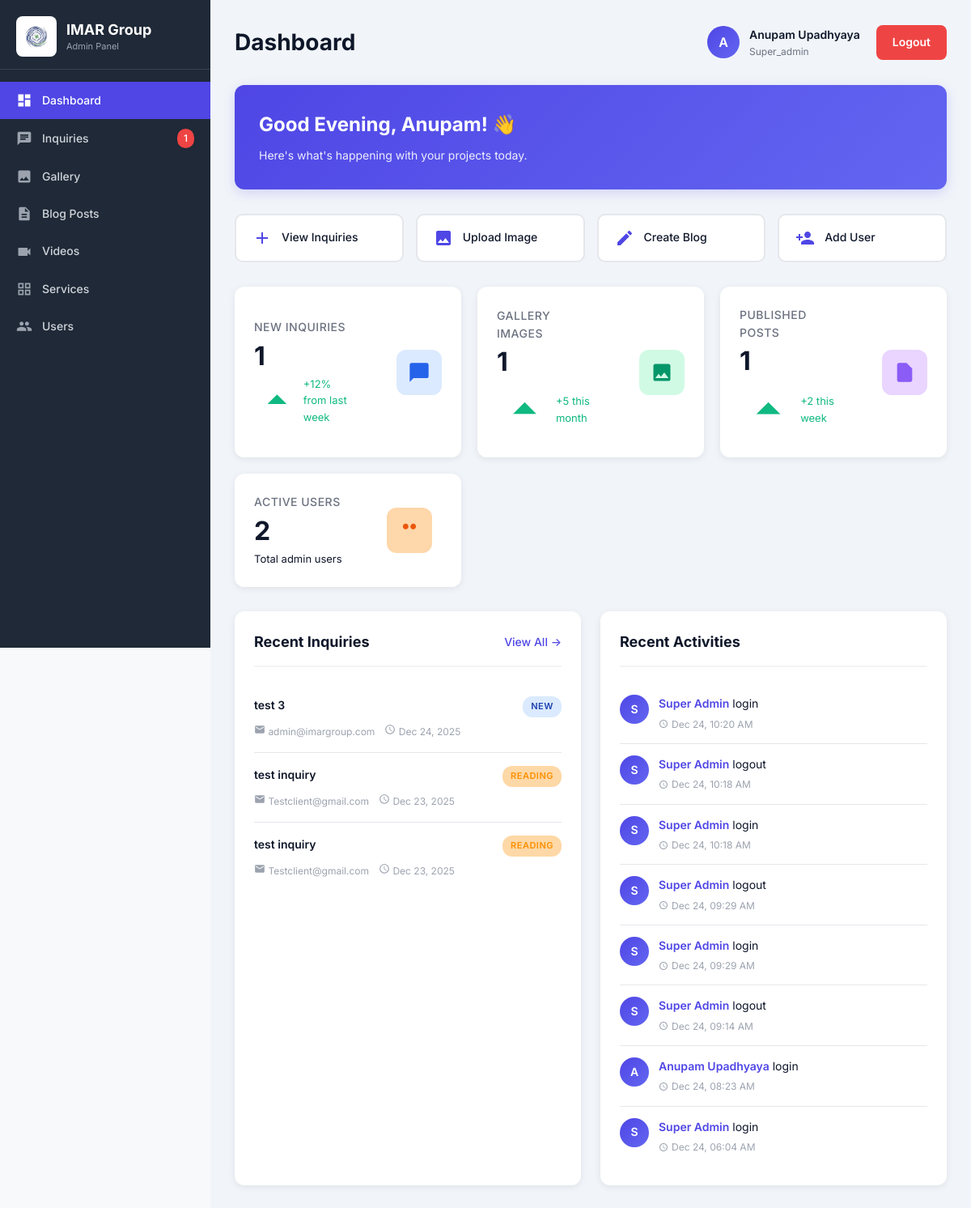
Page /admin/dashboard.php (signed in) on the committed database.
### tables this page shows
CREATE TABLE `inquiries` (
  `id` int(11) NOT NULL,
  `first_name` varchar(50) NOT NULL,
  `last_name` varchar(50) NOT NULL,
  `email` varchar(100) NOT NULL,
  `phone` varchar(20) NOT NULL,
  `appointment_date` date DEFAULT NULL,
  `message` text NOT NULL,
  `ip_address` varchar(45) DEFAULT NULL,
  `user_agent` text DEFAULT NULL,
  `status` enum('new','reading','responded') NOT NULL DEFAULT 'new',
  `created_at` timestamp NOT NULL DEFAULT current_timestamp(),
  `updated_at` timestamp NOT NULL DEFAULT current_timestamp() ON UPDATE current_timestamp(),
  `read_at` datetime DEFAULT NULL,
  `admin_notes` text DEFAULT NULL
);

CREATE TABLE `activity_logs` (
  `id` int(11) NOT NULL,
  `admin_id` int(11) DEFAULT NULL,
  `action` varchar(100) NOT NULL,
  `table_affected` varchar(50) DEFAULT NULL,
  `record_id` int(11) DEFAULT NULL,
  `details` text DEFAULT NULL,
  `old_values` text DEFAULT NULL,
  `new_values` text DEFAULT NULL,
  `ip_address` varchar(45) DEFAULT NULL,
  `user_agent` text DEFAULT NULL,
  `created_at` timestamp NOT NULL DEFAULT current_timestamp()
);

### admin/dashboard.php (the view, shortened to what the rows shown need)
<?php
require_once '../config/config.php';
$admin_name = $_SESSION['admin_name'] ?? 'Admin';
$recent_inquiries = [];
$result = $conn->query("
    SELECT
        id,
        CONCAT(first_name, ' ', last_name) AS name,
        email,
        status,
        created_at
    FROM inquiries
    ORDER BY created_at DESC
    LIMIT 5
");
while ($row = $result->fetch_assoc()) {
    $recent_inquiries[] = $row;
}
$recent_activities = [];
$result = $conn->query("
    SELECT al.action, al.table_affected, al.created_at, a.name as full_name
    FROM activity_logs al
    LEFT JOIN admin_users a ON al.admin_id = a.id
    ORDER BY al.created_at DESC
    LIMIT 8
");
while ($row = $result->fetch_assoc()) {
    $recent_activities[] = $row;
}
$hour = date('H');
if ($hour < 12) {
    $greeting = 'Good Morning';
} elseif ($hour < 18) {
    $greeting = 'Good Afternoon';
} else {
    $greeting = 'Good Evening';
}
?>
<!DOCTYPE html>
<html lang="en">
<head>
    <link rel="stylesheet" href="../css/styles.css">
    <link rel="stylesheet" href="../css/dashboard.css">
</head>
<body>
<div class="dashboard">
    <div class="sidebar">
        <div class="sidebar-header">
            <div class="sidebar-logo">
                <div class="sidebar-logo-text">
                    <h2>IMAR Group</h2>
                </div>
            </div>
        </div>
    </div>
    <div class="main-content">
        <div class="dashboard-header">
            <h1>Dashboard</h1>
        </div>
        <div class="welcome-banner">
            <h2><?php echo $greeting; ?>, <?php echo htmlspecialchars(explode(' ', $admin_name)[0]); ?>! 👋</h2>
        </div>
        <div class="two-column-grid">
            <div class="content-card">
                <div class="content-card-header">
                    <h2>Recent Inquiries</h2>
                </div>
                <?php if (empty($recent_inquiries)): ?>
                    <div class="empty-state">
                        <svg viewBox="0 0 24 24">
                            <path d="M20 2H4c-1.1 0-1.99.9-1.99 2L2 22l4-4h14c1.1 0 2-.9 2-2V4c0-1.1-.9-2-2-2z"/>
                        </svg>
                        <h3>No Inquiries Yet</h3>
                        <p>New customer inquiries will appear here</p>
                    </div>
                <?php else: ?>
                    <?php foreach ($recent_inquiries as $inquiry): ?>
                        <div class="inquiry-item">
                            <div class="inquiry-header">
                                <div class="inquiry-name"><?php echo htmlspecialchars($inquiry['name']); ?></div>
                                <span class="inquiry-badge <?php echo strtolower($inquiry['status']); ?>">
                                    <?php echo ucfirst($inquiry['status']); ?>
                                </span>
                            </div>
                            <div class="inquiry-meta">
                                <span>
                                    <svg viewBox="0 0 24 24">
                                        <path d="M20 4H4c-1.1 0-1.99.9-1.99 2L2 18c0 1.1.9 2 2 2h16c1.1 0 2-.9 2-2V6c0-1.1-.9-2-2-2zm0 4l-8 5-8-5V6l8 5 8-5v2z"/>
                                    </svg>
                                    <?php echo htmlspecialchars($inquiry['email']); ?>
                                </span>
                                <span>
                                    <svg viewBox="0 0 24 24">
                                        <path d="M11.99 2C6.47 2 2 6.48 2 12s4.47 10 9.99 10C17.52 22 22 17.52 22 12S17.52 2 11.99 2zM12 20c-4.42 0-8-3.58-8-8s3.58-8 8-8 8 3.58 8 8-3.58 8-8 8zm.5-13H11v6l5.25 3.15.75-1.23-4.5-2.67z"/>
                                    </svg>
                                    <?php echo date('M d, Y', strtotime($inquiry['created_at'])); ?>
                                </span>
                            </div>
                        </div>
                    <?php endforeach; ?>
                <?php endif; ?>
            </div>
            <div class="content-card">
                <div class="content-card-header">
                    <h2>Recent Activities</h2>
                </div>
                <?php if (empty($recent_activities)): ?>
                    <div class="empty-state">
                        <svg viewBox="0 0 24 24">
                            <path d="M9 11H7v2h2v-2zm4 0h-2v2h2v-2zm4 0h-2v2h2v-2zm2-7h-1V2h-2v2H8V2H6v2H5c-1.11 0-1.99.9-1.99 2L3 20c0 1.1.89 2 2 2h14c1.1 0 2-.9 2-2V6c0-1.1-.9-2-2-2zm0 16H5V9h14v11z"/>
                        </svg>
                        <h3>No Activities Yet</h3>
                        <p>System activities will be logged here</p>
                    </div>
                <?php else: ?>
                    <?php foreach ($recent_activities as $activity): ?>
                        <div class="activity-item">
                            <div class="activity-icon">
                                <?php
                                $name = $activity['full_name'] ?? 'System';
                                echo strtoupper(substr($name, 0, 1));
                                ?>
                            </div>
                            <div class="activity-content">
                                <div class="activity-text">
                                    <strong><?php echo htmlspecialchars($activity['full_name'] ?? 'System'); ?></strong>
                                    <?php echo htmlspecialchars($activity['action']); ?>
                                </div>
                                <div class="activity-time">
                                    <svg viewBox="0 0 24 24">
                                        <path d="M11.99 2C6.47 2 2 6.48 2 12s4.47 10 9.99 10C17.52 22 22 17.52 22 12S17.52 2 11.99 2zM12 20c-4.42 0-8-3.58-8-8s3.58-8 8-8 8 3.58 8 8-3.58 8-8 8zm.5-13H11v6l5.25 3.15.75-1.23-4.5-2.67z"/>
                                    </svg>
                                    <?php echo date('M d, h:i A', strtotime($activity['created_at'])); ?>
                                </div>
                            </div>
                        </div>
                    <?php endforeach; ?>
                <?php endif; ?>
            </div>
        </div>
    </div>
</div>
</body>
</html>

### rows in the picture
inquiries: name "test 3", status "NEW", email "admin@imargroup.com", created_at "Dec 24, 2025"
inquiries: name "test inquiry", status "READING", email "Testclient@gmail.com", created_at "Dec 23, 2025"
inquiries: name "test inquiry", status "READING", email "Testclient@gmail.com", created_at "Dec 23, 2025"
activity_logs: admin.name "S", admin.name "Super Admin", action "login", created_at "Dec 24, 10:20 AM"
activity_logs: admin.name "S", admin.name "Super Admin", action "logout", created_at "Dec 24, 10:18 AM"
activity_logs: admin.name "S", admin.name "Super Admin", action "login", created_at "Dec 24, 10:18 AM"
activity_logs: admin.name "S", admin.name "Super Admin", action "logout", created_at "Dec 24, 09:29 AM"
activity_logs: admin.name "S", admin.name "Super Admin", action "login", created_at "Dec 24, 09:29 AM"
activity_logs: admin.name "S", admin.name "Super Admin", action "logout", created_at "Dec 24, 09:14 AM"
activity_logs: admin.name "A", admin.name "Anupam Upadhyaya", action "login", created_at "Dec 24, 08:23 AM"
activity_logs: admin.name "S", admin.name "Super Admin", action "login", created_at "Dec 24, 06:04 AM"

### other values in the picture
$new_inquiries_count "1"
$admin_initials "A"
$admin_name "Anupam Upadhyaya"
$admin_role "Super_admin"
$greeting "Good Evening"
explode(' ', $admin_name)[0] "Anupam"
$stats['new_inquiries'] "1"
$stats['gallery_count'] "1"
$stats['blog_count'] "1"
$stats['admin_count'] "2"
